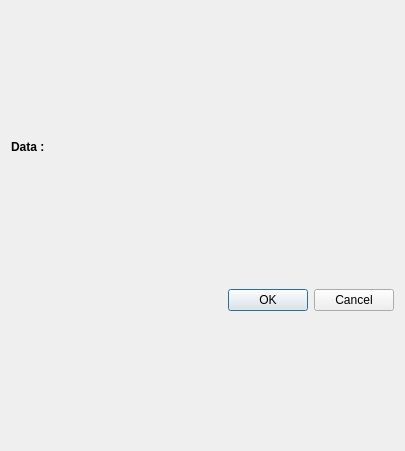
<?xml version="1.0" encoding="UTF-8"?>
<ui version="4.0">
 <class>Dialog</class>
 <widget class="QDialog" name="Dialog">
  <property name="geometry">
   <rect>
    <x>0</x>
    <y>0</y>
    <width>405</width>
    <height>451</height>
   </rect>
  </property>
  <property name="windowTitle">
   <string>Load from H5 file</string>
  </property>
  <layout class="QVBoxLayout" name="verticalLayout">
   <item>
    <widget class="QLabel" name="header">
     <property name="sizePolicy">
      <sizepolicy hsizetype="Preferred" vsizetype="Maximum">
       <horstretch>0</horstretch>
       <verstretch>0</verstretch>
      </sizepolicy>
     </property>
     <property name="font">
      <font>
       <weight>75</weight>
       <bold>true</bold>
      </font>
     </property>
     <property name="text">
      <string>Data : </string>
     </property>
    </widget>
   </item>
   <item>
    <layout class="QVBoxLayout" name="lt"/>
   </item>
   <item>
    <widget class="QDialogButtonBox" name="buttonBox">
     <property name="orientation">
      <enum>Qt::Horizontal</enum>
     </property>
     <property name="standardButtons">
      <set>QDialogButtonBox::Cancel|QDialogButtonBox::Ok</set>
     </property>
    </widget>
   </item>
  </layout>
 </widget>
 <resources/>
 <connections>
  <connection>
   <sender>buttonBox</sender>
   <signal>accepted()</signal>
   <receiver>Dialog</receiver>
   <slot>accept()</slot>
   <hints>
    <hint type="sourcelabel">
     <x>248</x>
     <y>254</y>
    </hint>
    <hint type="destinationlabel">
     <x>157</x>
     <y>274</y>
    </hint>
   </hints>
  </connection>
  <connection>
   <sender>buttonBox</sender>
   <signal>rejected()</signal>
   <receiver>Dialog</receiver>
   <slot>reject()</slot>
   <hints>
    <hint type="sourcelabel">
     <x>316</x>
     <y>260</y>
    </hint>
    <hint type="destinationlabel">
     <x>286</x>
     <y>274</y>
    </hint>
   </hints>
  </connection>
 </connections>
</ui>
